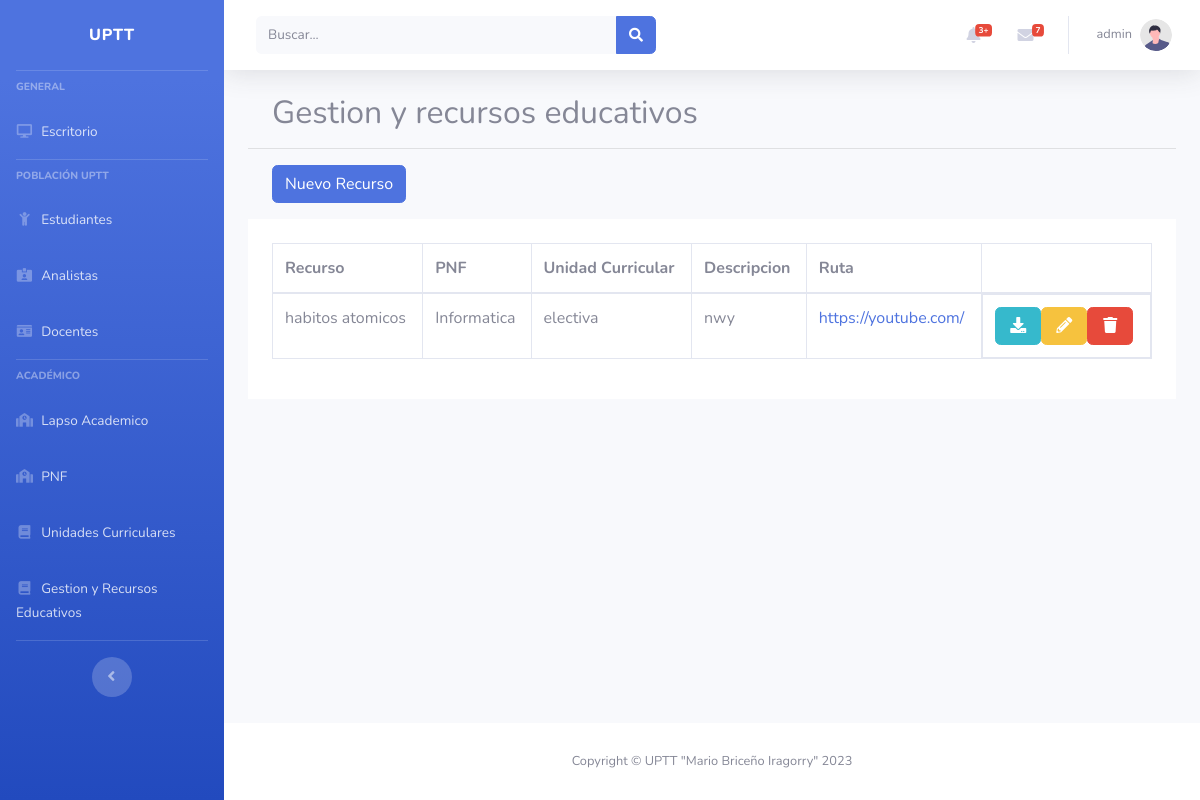
Screenshot of /?route=resources&method=index (signed in) with the database file from the repository.
### tables this page shows
CREATE TABLE `gestion_y_recursos_educativos` (
  `id` int(11) NOT NULL,
  `Registro` varchar(100) NOT NULL,
  `PNF` varchar(100) NOT NULL,
  `Unidad_Curricular` varchar(100) NOT NULL,
  `Descripcion` varchar(1000) NOT NULL,
  `link` varchar(100) DEFAULT NULL,
  `Archivo_Adjunto` mediumblob
);

### app/controllers/ResourcesController.php (called while the page is built, shortened)
<?php
require_once($_SERVER['DOCUMENT_ROOT']."/php/uptt-project/app/models/resources.php");
class resourcesController{
    private $model;
    public function __construct()
    {
        $this->model = new Resources();
    }
    public function index()
    {
        $rows = $this->model->get();
        include('app/views/resources_folder/index.php');
    }
}

### app/db/db.php (called while the page is built)
<?php
class BDConexion{
    private $host = "localhost";
    private $user = "root";
    private $pass = "";
    private $db = "uptt";
    public function __construct(){
        try {
            $pdo = new PDO("mysql:host=$this->host;dbname=$this->db", $this->user, $this->pass);
            $pdo->setAttribute(PDO::ATTR_ERRMODE, PDO::ERRMODE_EXCEPTION);
            return $pdo;
        } catch (PDOException $e) {
            echo "La conexión ha fallado: " . $e->getMessage();
        }
    }
}

### app/models/resources.php (called while the page is built, shortened)
<?php
require_once($_SERVER['DOCUMENT_ROOT'] . "/php/uptt-project/app/db/db.php");
class resources extends BDConexion {
  public $conn;
  public function __construct() {
    $this->conn = parent::__construct();
  }
  public function get() {
    $data = [];
    $sql = "SELECT *
        FROM `gestion_y_recursos_educativos`";
    $pdo = $this->conn->prepare($sql);
    if ($pdo->execute()) {
      if ($pdo->rowCount() > 0) {
        while ($row = $pdo->fetch(PDO::FETCH_ASSOC)) {
          $data[] = $row;
        }
        return $data;
      } else {
        return [];
      }
    } else {
      return false;
    }
  }
}

### app/views/resources_folder/Index.php (the view, shortened to what this page needs)
<?php include($_SERVER['DOCUMENT_ROOT']."/php/uptt-project/app/views/partials/header.php");
?>
<section class="container">
	<h2>Gestion y recursos educativos</h2>
</section>
<hr>
<section class="container">
	<a href="?route=resources&method=create" class="btn btn-primary">Nuevo Recurso</a>
</section>
<section class="container p-4 bg-white">
<table class="table table-bordered">
		<thead>
			<th>Recurso</th>
			<th>PNF</th>
			<th>Unidad Curricular</th>
			<th>Descripcion</th>
			<th>Ruta</th>
			<th></th>
		</thead>
		<tbody id="tb-tables">
			<?php if (!empty($rows)){
				?>
			<?php 	foreach($rows as $key){ ?>
					<tr>
						<td><?php echo $key['Registro']; ?></td>
						<td><?php echo $key['PNF']; ?></td>
						<td><?php echo $key['Unidad_Curricular']; ?></td>
						<td><?php echo $key['Descripcion']; ?></td>
            <td>
    <?php if (substr($key['link'], -4) === '.pdf'): ?>
        <span><?php echo $key['link']; ?></span>
    <?php else: ?>
        <a href="<?php echo $key['link']; ?>"><?php echo $key['link']; ?></a>
    <?php endif; ?>
</td>
						<td style="display:flex;">
            <a href="#"  onclick="downloadFile(<?php echo $key['id']; ?>)"class="btn btn-info"><i class="fas fa-fw fa-download"></i></a>
							<a href="?route=resources&method=edit&id=<?php echo $key['id']; ?>" class="btn btn-warning"><i class="fas fa-fw fa-pencil-alt"></i></a>
							<a href="?route=resources&method=destroy&id=<?php echo $key['id']; ?>" class="btn btn-danger"><i class="fas fa-fw fa-trash"></i></a>
						</td>
					</tr>
			<?php 	}?>
			<?php } ?>
		</tbody>
	</table>
</section>
<?php include($_SERVER['DOCUMENT_ROOT']."/php/uptt-project/app/views/partials/footer.php");?>

### rows the page displays
gestion_y_recursos_educativos: Registro "habitos atomicos", PNF "Informatica", Unidad_Curricular "electiva", Descripcion "nwy", link "https://youtube.com/"

### other values shown
$_SESSION['row_count_0']['username'] "admin"
